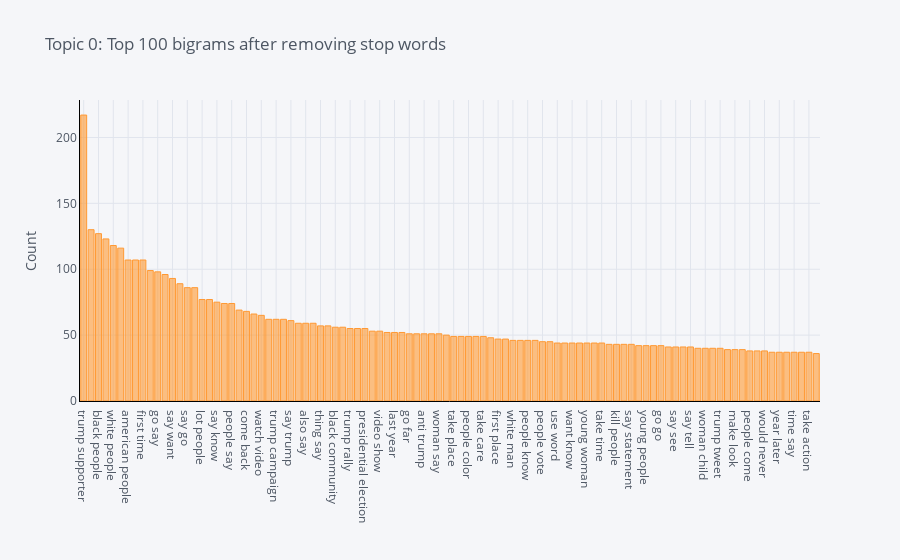

Notebook source saved alongside this figure:
### Markdown cell above
----------------------------------------------
# What is n-gram?

> In the fields of computational linguistics and probability, an n-gram (sometimes also called Q-gram) is a contiguous sequence of n items from a given sample of text or speech. The items can be phonemes, syllables, letters, words or base pairs according to the application. The n-grams typically are collected from a text or speech corpus. When the items are words, n-grams may also be called shingles.
> 
> Using Latin numerical prefixes, an n-gram of size 1 is referred to as a "unigram"; size 2 is a "bigram" (or, less commonly, a "digram"); size 3 is a "trigram". English cardinal numbers are sometimes used, e.g., "four-gram", "five-gram", and so on. In computational biology, a polymer or oligomer of a known size is called a k-mer instead of an n-gram, with specific names using Greek numerical prefixes such as "monomer", "dimer", "trimer", "tetramer", "pentamer", etc., or English cardinal numbers, "one-mer", "two-mer", "three-mer", etc.

### Code cell
plot_model(lda, plot = 'bigram')

### Figure 1 — Plotly figure (JSON) as saved in the notebook; plotly's stock layout.template omitted (floating-point values rounded to 4 significant figures)
{"data": [{"marker": {"color": "rgba(255, 153, 51, 0.6)", "line": {"color": "rgba(255, 153, 51, 1.0)", "width": 1}}, "name": "count", "orientation": "v", "text": "", "type": "bar", "x": ["trump supporter", "say say", "black people", "say would", "white people", "many people", "american people", "trump say", "first time", "last night", "go say", "go back", "say want", "man woman", "say go", "make great", "lot people", "federal government", "say know", "people want", "people say", "black man", "come back", "year old", "watch video", "think would", "trump campaign", "say make", "say trump", "say think", "also say", "make clear", "thing say", "well know", "black community", "long time", "trump rally", "people think", "presidential election", "police say", "video show", "say people", "last year", "people would", "go far", "say thing", "anti trump", "would say", "woman say", "say need", "take place", "let know", "people color", "know go", "take care", "family member", "first place", "support trump", "white man", "black student", "people know", "people go", "people vote", "trump make", "use word", "woman right", "want know", "would make", "young woman", "never see", "take time", "thing happen", "kill people", "let go", "say statement", "good thing", "young people", "would like", "go go", "want go", "say see", "american citizen", "say tell", "try make", "woman child", "know would", "trump tweet", "say take", "make look", "come together", "people come", "know trump", "would never", "go away", "year later", "people use", "time say", "vice president", "take action", "say many"], "y": [217, 130, 127, 123, 118, 116, 107, 107, 107, 99, 98, 96, 93, 89, 86, 86, 77, 77, 75, 74, 74, 69, 68, 66, 65, 62, 62, 62, 61, 59, 59, 59, 57, 57, 56, 56, 55, 55, 55, 53, 53, 52, 52, 52, 51, 51, 51, 51, 51, 50, 49, 49, 49, 49, 49, 48, 47, 47, 46, 46, 46, 46, 45, 45, 44, 44, 44, 44, 44, 44, 44, 43, 43, 43, 43, 42, 42, 42, 42, 41, 41, 41, 41, 40, 40, 40, 40, 39, 39, 39, 38, 38, 38, 37, 37, 37, 37, 37, 37, 36]}], "layout": {"legend": {"bgcolor": "#F5F6F9", "font": {"color": "#4D5663"}}, "paper_bgcolor": "#F5F6F9", "plot_bgcolor": "#F5F6F9", "title": {"font": {"color": "#4D5663"}, "text": "Topic 0: Top 100 bigrams after removing stop words"}, "xaxis": {"gridcolor": "#E1E5ED", "linecolor": "black", "showgrid": true, "tickfont": {"color": "#4D5663"}, "title": {"font": {"color": "#4D5663"}, "text": ""}, "zerolinecolor": "#E1E5ED"}, "yaxis": {"gridcolor": "#E1E5ED", "linecolor": "black", "showgrid": true, "tickfont": {"color": "#4D5663"}, "title": {"font": {"color": "#4D5663"}, "text": "Count"}, "zerolinecolor": "#E1E5ED"}}}
